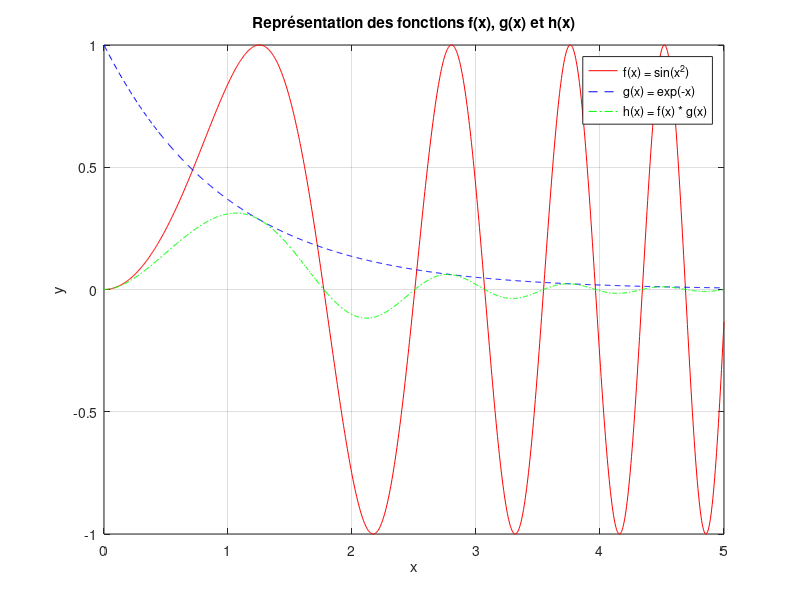

The MATLAB script that drew this image:
% Exercice 6

% Définir l'intervalle de x
x = linspace(0, 5, 1000);

% Définir les fonctions
f = sin(x.^2);
g = exp(-x);
h = f .* g;

% Créer la figure
figure;

% Tracer f(x)
plot(x, f, 'r-', 'DisplayName', 'f(x) = sin(x^2)');
hold on;

% Tracer g(x)
plot(x, g, 'b--', 'DisplayName', 'g(x) = exp(-x)');

% Tracer h(x)
plot(x, h, 'g-.', 'DisplayName', 'h(x) = f(x) * g(x)');

% Ajouter les légendes et labels
legend show;
xlabel('x');
ylabel('y');
title('Représentation des fonctions f(x), g(x) et h(x)');

% Afficher la grille
grid on;

% Maintenir les tracés
hold off;